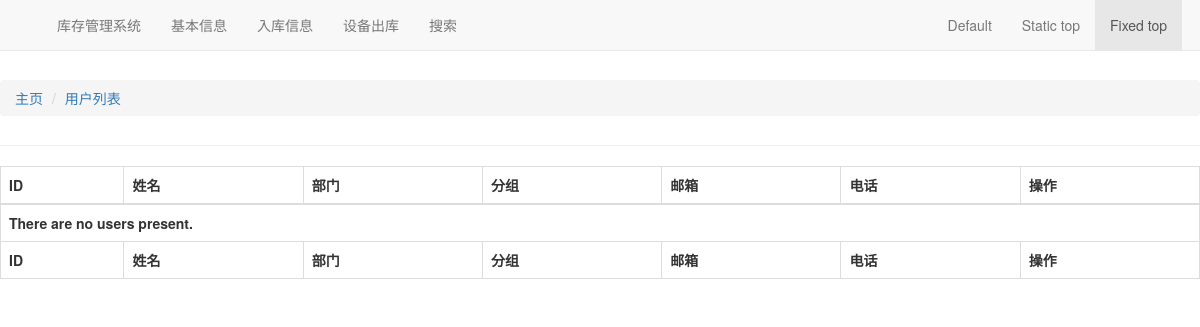
/user/profiles, run on an earlier commit of the app's database.
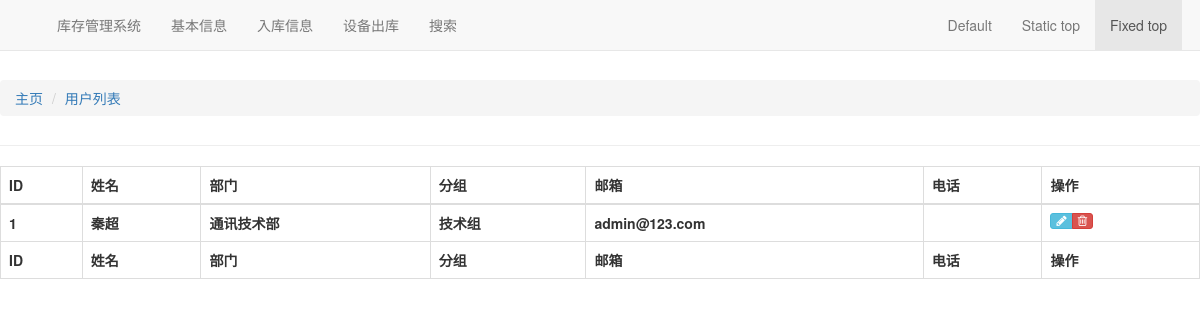
And on a later commit of the database.
### user/models.py (models this page shows, shortened)
class UserProfile(models.Model):
    user = models.OneToOneField(User,
                                on_delete=models.CASCADE,
                                related_name='profile')
    name = models.CharField('姓名', max_length=50, blank=True, null=True)
    department = models.ForeignKey(Wordbook,
                                   on_delete=models.SET_NULL,
                                   related_name='dep_users',
                                   blank=True,
                                   null=True)
    team = models.ForeignKey(Wordbook,
                             on_delete=models.SET_NULL,
                             related_name='team_users',
                             blank=True,
                             null=True)
    phone = models.CharField('固定电话', max_length=50, blank=True, null=True)
    mobile = models.CharField('电话', max_length=50, blank=True, null=True)
    mod_date = models.DateTimeField('Last modified', auto_now=True)
    class Meta:
        verbose_name = '用户信息'

### base/models.py (models this page shows, shortened)
class Wordbook(CommonInfo):
    name = models.CharField(max_length=30,
                            unique=True,
                            verbose_name=u"名称",
                            db_index=True)
    parent = models.ForeignKey("self",
                               null=True,
                               blank=True,
                               verbose_name=u"上一级",
                               on_delete=models.SET_NULL)
    categories = models.ManyToManyField(
        Category,
        through='CategoryShip',
        through_fields=('wordbook', 'category'),
        verbose_name=u"分类",
    )
    class Meta:
        verbose_name = u'字典表'
        verbose_name_plural = u'字典表'

### user/views.py (the view)
# urls.py: path('profiles', UserProfileList.as_view(), name='profiles'),
class UserProfileList(ListView):
    model = UserProfile

### templates/user/userprofile_list.html (shortened to what this page needs)
{% extends 'base.html' %}
{% block breadcrumb %}
<li id="orbit"><a href="{%url 'user:profiles' %}">用户列表</a></li>
{% endblock %}
{% block maincontent %}
<div id="data">
	<table id='dataTable' class='table table-bordered table-hover' cellspacing='0' width='100%'>
		<thead>
			<tr>
				<th>ID</th>
				<th>姓名</th>
				<th>部门</th>
				<th>分组</th>
				<th>邮箱</th>
				<th>电话</th>
				<th>操作</th>
			</tr>
		</thead>
		{% if object_list %}
		{% for u in object_list %}
		<tr>
			<th>{{ u.id }}</th>
			<th>{{ u.name }}</th>
			<th>{{ u.department.name }}</th>
			<th>{{ u.team.name }}</th>
			<th>{{ u.user.email }}</th>
			<th>{{ u.telephone }}</th>
			<th>
				<div class="hidden-sm hidden-xs btn-group">
					<a class="btn btn-xs btn-info" href="{% url 'user:edit_profile' u.id %}">
						<i class="ace-icon fa fa-pencil bigger-120"></i>
					</a>
					<a class="btn btn-xs btn-danger" href="{% url 'user:delete_profile' u.id %}">
						<i class="ace-icon fa fa-trash-o bigger-120"></i>
					</a>
				</div>
			</th>
		</tr>
		{% endfor %}
		{% else %}
		<tr>
			<th colspan="7"><strong>There are no users present.</strong></th>
		</tr>
		{% endif %}
		<tfoot>
			<tr>
				<th>ID</th>
				<th>姓名</th>
				<th>部门</th>
				<th>分组</th>
				<th>邮箱</th>
				<th>电话</th>
				<th>操作</th>
			</tr>
		</tfoot>
	</table>
</div>
{% endblock %}

What changed in the data, as far as the page shows it:
added UserProfile: id "1", name "秦超", department.name "通讯技术部", team.name "技术组", user.email "admin@123.com"
Also different on the page:
text no longer shown: "There are no users present."
